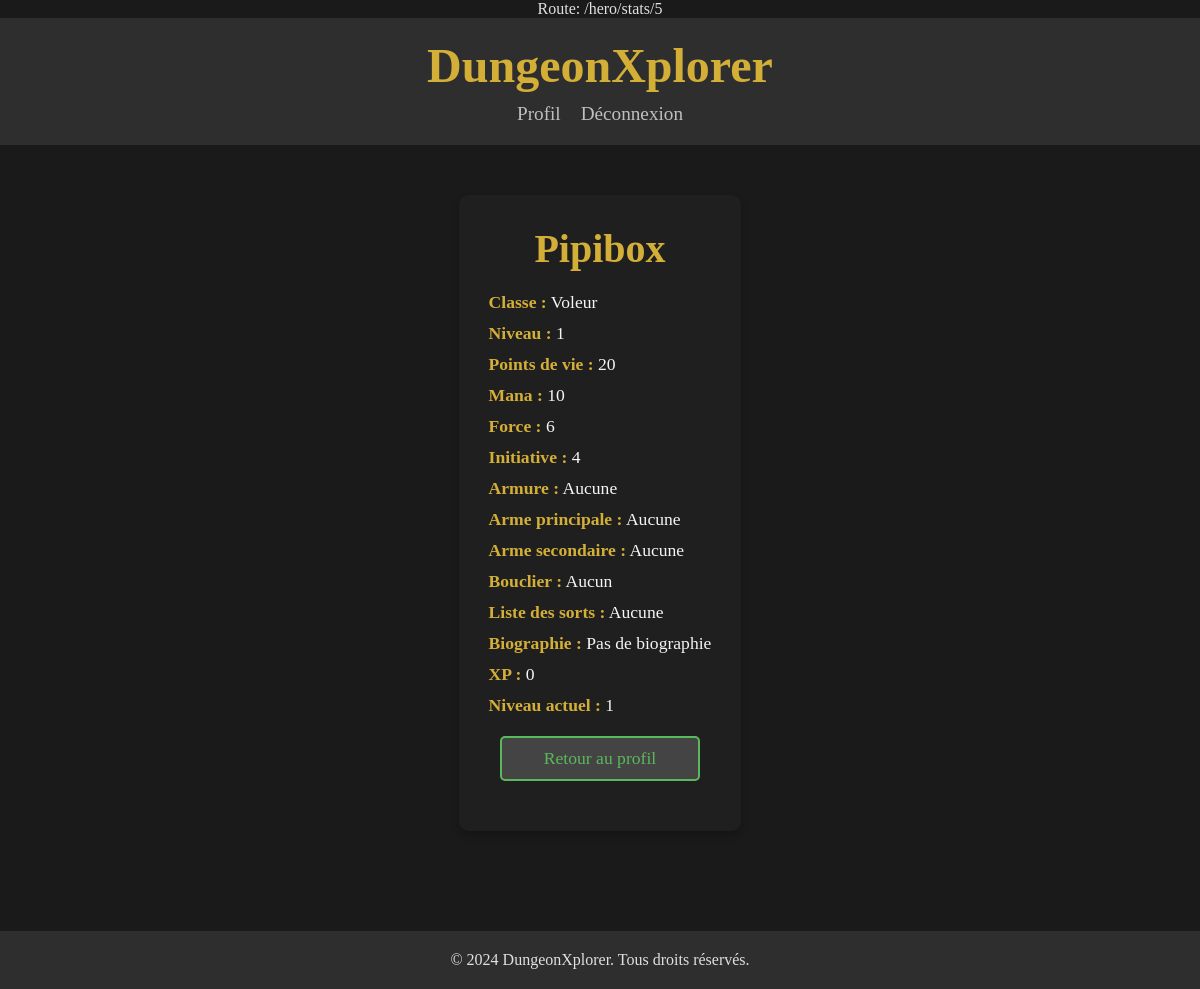
/project/public/hero/stats/5 (signed in), run on the app's committed database.
### tables this page shows
CREATE TABLE `hero` (
  `hero_id` int(11) NOT NULL,
  `name` varchar(50) NOT NULL,
  `class_id` int(11) DEFAULT NULL,
  `image` varchar(255) DEFAULT NULL,
  `biography` text DEFAULT NULL,
  `pv` int(11) NOT NULL,
  `mana` int(11) NOT NULL,
  `strength` int(11) NOT NULL,
  `initiative` int(11) NOT NULL,
  `armor` varchar(50) DEFAULT NULL,
  `primary_weapon` varchar(50) DEFAULT NULL,
  `secondary_weapon` varchar(50) DEFAULT NULL,
  `shield` varchar(50) DEFAULT NULL,
  `spell_list` text DEFAULT NULL,
  `xp` int(11) NOT NULL,
  `current_level` int(11) DEFAULT 1
);

### project/app/Controllers/BaseController.php (called while the page is built)
<?php
class BaseController {
    protected function render($view, $data = []) {
        extract($data);
        include __DIR__ . '/../Views/' . $view . '.php';
    }
}
?>

### project/app/Controllers/HeroController.php (called while the page is built, shortened)
<?php
class HeroController extends BaseController {
    public function show($id) {
        $hero = Hero::find($id);
        $this->render('hero/show', ['hero' => $hero]);
    }
}
?>

### project/app/Models/Hero.php (called while the page is built, shortened)
<?php
class Hero extends BaseModel {
    public static function find($id) {
        $stmt = self::$pdo->prepare("SELECT * FROM hero WHERE hero_id = ?");
        $stmt->execute([$id]);
        return $stmt->fetch(PDO::FETCH_OBJ);
    }
}
?>

### project/app/Views/hero/show.php (the view)
<?php include(__DIR__ . '/../templates/header.php'); ?>
<div class="hero-details-container">
    <h1 class="hero-name"><?= htmlspecialchars($hero->name) ?></h1>
    <div class="hero-stats">
        <p><strong>Classe :</strong> <?= htmlspecialchars($hero->class_id == 1 ? 'Guerrier' : ($hero->class_id == 2 ? 'Voleur' : 'Magicien')) ?></p>
        <p><strong>Niveau :</strong> <?= htmlspecialchars($hero->current_level) ?></p>
        <p><strong>Points de vie :</strong> <?= htmlspecialchars($hero->pv) ?></p>
        <p><strong>Mana :</strong> <?= htmlspecialchars($hero->mana) ?></p>
        <p><strong>Force :</strong> <?= htmlspecialchars($hero->strength) ?></p>
        <p><strong>Initiative :</strong> <?= htmlspecialchars($hero->initiative) ?></p>
        <p><strong>Armure :</strong> <?= htmlspecialchars($hero->armor ?? 'Aucune') ?></p>
        <p><strong>Arme principale :</strong> <?= htmlspecialchars($hero->primary_weapon ?? 'Aucune') ?></p>
        <p><strong>Arme secondaire :</strong> <?= htmlspecialchars($hero->secondary_weapon ?? 'Aucune') ?></p>
        <p><strong>Bouclier :</strong> <?= htmlspecialchars($hero->shield ?? 'Aucun') ?></p>
        <p><strong>Liste des sorts :</strong> <?= htmlspecialchars($hero->spell_list ?? 'Aucune') ?></p>
        <p><strong>Biographie :</strong> <?= htmlspecialchars($hero->biography ?? 'Pas de biographie') ?></p>
        <p><strong>XP :</strong> <?= htmlspecialchars($hero->xp) ?></p>
        <p><strong>Niveau actuel :</strong> <?= htmlspecialchars($hero->current_level) ?></p>
    </div>
    <a href="/project/public/profile" class="button secondary">Retour au profil</a>
</div>
<?php include(__DIR__ . '/../templates/footer.php'); ?>

### project/public/css/style.css (style rules this page uses)
* { margin: 0; padding: 0; box-sizing: border-box; }
body { background-color: #1a1a1a; color: #e0e0e0; font-family: 'Roboto Serif', serif; display: flex; flex-direction: column; align-items: center; }
.button { background-color: #333; color: #d4af37; border: 2px solid #d4af37; padding: 10px 20px; margin: 10px; cursor: pointer; font-family: 'Cinzel', serif; transition: all 0.3s ease; }
.button { background-color: #333; color: #d4af37; border: 2px solid #d4af37; padding: 10px 20px; cursor: pointer; font-family: 'Cinzel', serif; font-size: 1.1em; transition: all 0.3s ease; border-radius: 5px; }
.hero-details-container { max-width: 800px; margin: 50px auto; padding: 30px; background-color: #1f1f1f; border-radius: 10px; box-shadow: 0 4px 8px rgba(0, 0, 0, 0.2); color: #f5f5f5; font-family: 'Roboto Serif', serif; }
.hero-name { font-family: 'Cinzel', serif; font-size: 2.5em; color: #d4af37; text-align: center; margin-bottom: 20px; }
.hero-stats p { margin: 10px 0; font-size: 1.1em; }
.hero-stats strong { color: #d4af37; }
.hero-details-container .button { display: block; margin: 20px auto; padding: 10px 20px; font-family: 'Cinzel', serif; text-align: center; text-decoration: none; color: #f5f5f5; background-color: #333; border: 2px solid #d4af37; border-radius: 5px; transition: all 0.3s ease; max-width: 200px; }
.hero-details-container .button.secondary { background-color: #444; border-color: #5cb85c; color: #5cb85c; }
.button { display: inline-block; margin: 10px; padding: 10px 20px; font-family: 'Cinzel', serif; text-align: center; text-decoration: none; color: #fff; background-color: #333; border: 2px solid #d4af37; border-radius: 5px; transition: all 0.3s ease; }

### data on the page
hero: name "Pipibox", class "Voleur", current_level "1", pv "20", mana "10", strength "6", initiative "4", armor "Aucune", primary_weapon "Aucune", secondary_weapon "Aucune", shield "Aucun", spell_list "Aucune", biography "Pas de biographie", xp "0"

### other printed values
$heroId "5"
